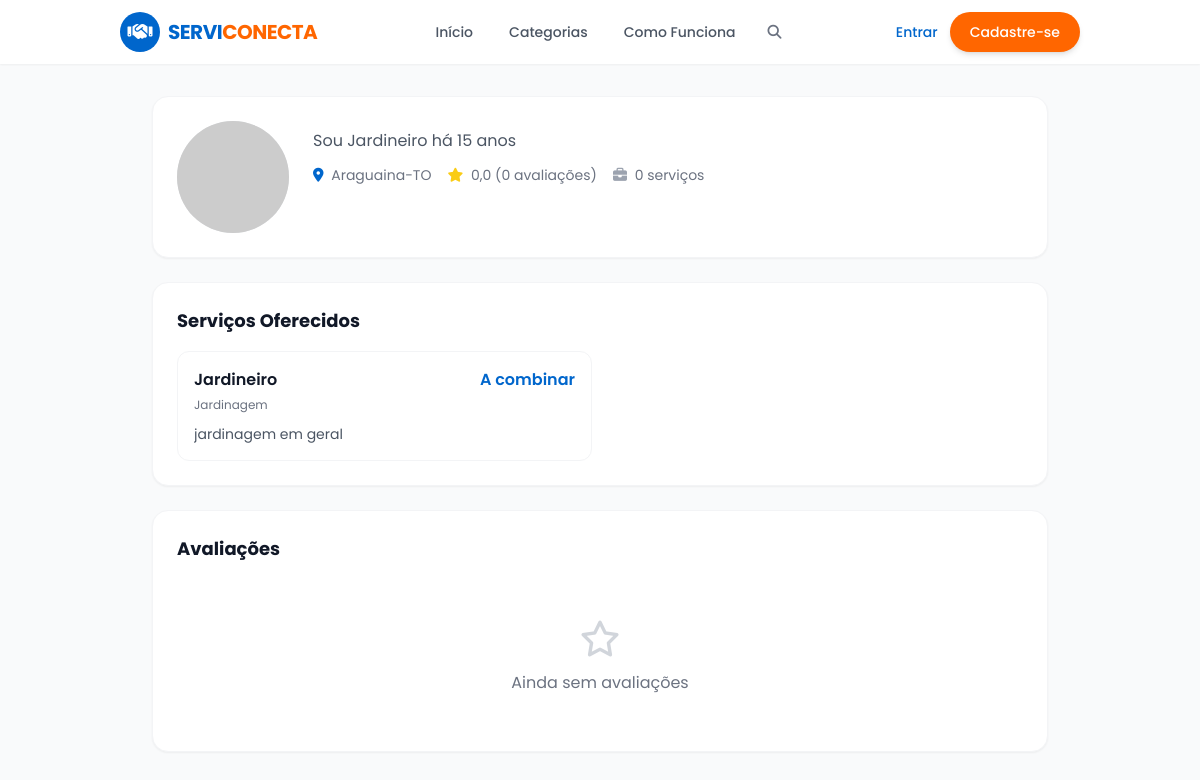
Page /profissional/1/ on the committed database.
### users/models.py (models this page shows, shortened)
class ProfessionalProfile(models.Model):
    STATUS_CHOICES = [
        ('pending', 'Pendente'),
        ('active', 'Ativo'),
        ('inactive', 'Inativo'),
        ('suspended', 'Suspenso'),
    ]
    user = models.OneToOneField(
        User,
        on_delete=models.CASCADE,
        related_name='professional_profile'
    )
    bio = models.TextField(blank=True)
    cpf = models.CharField(max_length=14, blank=True)
    cnpj = models.CharField(max_length=18, blank=True)
    is_individual = models.BooleanField(default=True)
    latitude = models.DecimalField(
        max_digits=9,
        decimal_places=6,
        blank=True,
        null=True,
        db_index=True
    )
    longitude = models.DecimalField(
        max_digits=9,
        decimal_places=6,
        blank=True,
        null=True,
        db_index=True
    )
    address = models.CharField(max_length=255, blank=True)
    city = models.CharField(max_length=100, blank=True, db_index=True)
    state = models.CharField(max_length=2, blank=True, db_index=True)
    postal_code = models.CharField(max_length=10, blank=True)
    radius_service_km = models.PositiveIntegerField(default=10)
    status = models.CharField(
        max_length=20,
        choices=STATUS_CHOICES,
        default='pending',
        db_index=True
    )
    rating = models.DecimalField(
        max_digits=3,
        decimal_places=2,
        default=0
    )
    total_reviews = models.PositiveIntegerField(default=0)
    total_jobs = models.PositiveIntegerField(default=0)
    created_at = models.DateTimeField(auto_now_add=True, db_index=True)
    updated_at = models.DateTimeField(auto_now=True)
    class Meta:
        db_table = 'professional_profiles'
        indexes = [
            models.Index(fields=['status', 'user']),
            models.Index(fields=['city', 'state']),
            models.Index(fields=['latitude', 'longitude']),
        ]

### services/models.py (models this page shows, shortened)
class ProfessionalService(models.Model):
    professional = models.ForeignKey(
        'users.ProfessionalProfile',
        on_delete=models.CASCADE,
        related_name='services'
    )
    category = models.ForeignKey(
        ServiceCategory,
        on_delete=models.PROTECT,
        related_name='professional_services'
    )
    title = models.CharField(max_length=200)
    description = models.TextField(blank=True)
    price = models.DecimalField(max_digits=10, decimal_places=2, blank=True, null=True)
    price_type = models.CharField(
        max_length=20,
        choices=[
            ('fixed', 'Fixo'),
            ('hourly', 'Por Hora'),
            ('negotiable', 'Negociável'),
        ],
        default='fixed'
    )
    is_active = models.BooleanField(default=True, db_index=True)
    created_at = models.DateTimeField(auto_now_add=True)
    updated_at = models.DateTimeField(auto_now=True)
    class Meta:
        db_table = 'professional_services'
        unique_together = ['professional', 'category']
        indexes = [
            models.Index(fields=['is_active', 'professional']),
        ]

class ServiceCategory(models.Model):
    name = models.CharField(max_length=100, unique=True, db_index=True)
    slug = models.SlugField(max_length=120, unique=True)
    description = models.TextField(blank=True)
    icon = models.CharField(max_length=50, blank=True)
    image = models.ImageField(upload_to='categories/', blank=True, null=True)
    parent = models.ForeignKey(
        'self',
        on_delete=models.CASCADE,
        null=True,
        blank=True,
        related_name='children'
    )
    is_active = models.BooleanField(default=True, db_index=True)
    order = models.PositiveIntegerField(default=0)
    created_at = models.DateTimeField(auto_now_add=True)
    updated_at = models.DateTimeField(auto_now=True)
    class Meta:
        db_table = 'service_categories'
        verbose_name = 'Categoria de Serviço'
        verbose_name_plural = 'Categorias de Serviços'
        ordering = ['order', 'name']
        indexes = [
            models.Index(fields=['slug']),
            models.Index(fields=['is_active', 'parent']),
        ]

### core/views.py (the view)
# urls.py: path('profissional/<int:professional_id>/', views.professional_profile_view, name='professional_profile'),
def professional_profile_view(request, professional_id):
    from django.http import Http404
    from users.models import ProfessionalProfile
    from services.models import ServiceReview, ProfessionalService
    try:
        professional = ProfessionalProfile.objects.select_related('user').get(pk=professional_id, status='active')
    except ProfessionalProfile.DoesNotExist:
        raise Http404('Profissional não encontrado')
    services = ProfessionalService.objects.filter(
        professional=professional,
        is_active=True
    ).select_related('category')
    reviews_query = ServiceReview.objects.filter(professional=professional)
    stats = {
        'five_stars': reviews_query.filter(rating=5).count(),
        'four_stars': reviews_query.filter(rating=4).count(),
        'three_stars': reviews_query.filter(rating=3).count(),
        'two_stars': reviews_query.filter(rating=2).count(),
        'one_star': reviews_query.filter(rating=1).count(),
    }
    reviews = reviews_query.select_related('reviewer', 'service_request').order_by('-created_at')[:20]
    context = {
        'professional': professional,
        'services': services,
        'reviews': reviews,
        'stats': stats,
    }
    return render(request, 'core/professional_profile.html', context)

### templates/core/professional_profile.html (shortened to what this page needs)
{% extends 'base.html' %}
{% load static %}
{% block content %}
<div class="min-h-screen bg-gray-50 py-8">
    <div class="container mx-auto px-4 sm:px-6 lg:px-8">
        <div class="max-w-4xl mx-auto">
            <div class="bg-white rounded-2xl shadow-sm border border-gray-100 p-6 mb-6">
                <div class="flex flex-col md:flex-row gap-6">
                    <div class="flex-shrink-0">
                        <div class="w-28 h-28 rounded-full overflow-hidden bg-gray-200">
                            {% if professional.user.avatar %}
                                <img src="{{ professional.user.avatar.url }}" alt="{{ professional.user.get_full_name }}" class="w-full h-full object-cover">
                            {% else %}
                                <img src="https://ui-avatars.com/api/?name={{ professional.user.get_full_name|urlencode }}&background=0066cc&color=fff&size=150" alt="{{ professional.user.get_full_name }}" class="w-full h-full object-cover">
                            {% endif %}
                        </div>
                    </div>
                    <div class="flex-1">
                        <p class="text-gray-600 mb-3">{{ professional.bio|default:"Profissional cadastrado na ServiConecta" }}</p>
                        <div class="flex flex-wrap items-center gap-4 text-sm text-gray-500">
                            {% if professional.city %}
                            <span><i class="fa-solid fa-location-dot text-primary mr-1"></i> {{ professional.city }}{% if professional.state %}-{{ professional.state }}{% endif %}</span>
                            {% endif %}
                            <span><i class="fa-solid fa-star text-yellow-400 mr-1"></i> {{ professional.rating|floatformat:"1" }} ({{ professional.total_reviews }} avaliações)</span>
                            <span><i class="fa-solid fa-briefcase text-gray-400 mr-1"></i> {{ professional.total_jobs }} serviços</span>
                        </div>
                    </div>
                </div>
            </div>
            {% if services %}
            <div class="bg-white rounded-2xl shadow-sm border border-gray-100 p-6 mb-6">
                <h2 class="text-lg font-bold text-gray-900 mb-4">Serviços Oferecidos</h2>
                <div class="grid grid-cols-1 md:grid-cols-2 gap-4">
                    {% for service in services %}
                    <div class="border border-gray-100 rounded-xl p-4 hover:border-primary/50 transition-colors">
                        <div class="flex items-start justify-between">
                            <div>
                                <h3 class="font-semibold text-gray-900">{{ service.title }}</h3>
                                {% if service.category %}
                                <span class="text-xs text-gray-500">{{ service.category.name }}</span>
                                {% endif %}
                            </div>
                            {% if service.price %}
                            <span class="text-primary font-semibold">
                                {% if service.price_type == 'negotiable' %}
                                    A combinar
                                {% elif service.price_type == 'hourly' %}
                                    R$ {{ service.price }}/h
                                {% else %}
                                    R$ {{ service.price }}
                                {% endif %}
                            </span>
                            {% endif %}
                        </div>
                        {% if service.description %}
                        <p class="text-gray-600 text-sm mt-2 line-clamp-2">{{ service.description }}</p>
                        {% endif %}
                    </div>
                    {% endfor %}
                </div>
            </div>
            {% endif %}
            <div class="bg-white rounded-2xl shadow-sm border border-gray-100 p-6">
                <div class="flex items-center justify-between mb-6">
                    <h2 class="text-lg font-bold text-gray-900">Avaliações</h2>
                </div>
                {% if reviews %}
                <div class="space-y-6">
                    {% for review in reviews %}
                    <div class="border-b border-gray-100 pb-6 last:border-0">
                        <div class="flex items-start justify-between mb-2">
                            <div class="flex items-center gap-3">
                                <div class="w-10 h-10 rounded-full bg-gray-200 flex items-center justify-center">
                                    {% if review.reviewer.avatar %}
                                        <img src="{{ review.reviewer.avatar.url }}" class="w-full h-full rounded-full object-cover">
                                    {% else %}
                                        <span class="text-gray-500 font-medium">{{ review.reviewer.first_name|default:"U"|slice:":1" }}</span>
                                    {% endif %}
                                </div>
                                <div>
                                    <p class="font-medium text-gray-900">{{ review.reviewer.get_full_name|default:"Cliente" }}</p>
                                    <p class="text-xs text-gray-500">{{ review.created_at|date:"d/m/Y" }}</p>
                                </div>
                            </div>
                            <div class="flex text-yellow-400 text-sm">
                                {% for i in "12345" %}
                                    {% if forloop.counter <= review.rating %}
                                        <i class="fa-solid fa-star"></i>
                                    {% else %}
                                        <i class="fa-regular fa-star text-gray-300"></i>
                                    {% endif %}
                                {% endfor %}
                            </div>
                        </div>
                        {% if review.title %}
                        <p class="font-medium text-gray-800 mb-1">{{ review.title }}</p>
                        {% endif %}
                        {% if review.comment %}
                        <p class="text-gray-600 text-sm">{{ review.comment }}</p>
                        {% endif %}
                        {% if review.response %}
                        <div class="mt-3 bg-gray-50 rounded-lg p-3 ml-4 border-l-4 border-primary">
                            <p class="text-xs text-gray-500 mb-1">
                                <i class="fa-solid fa-reply mr-1"></i> Resposta do profissional
                                {% if review.response_at %}- {{ review.response_at|date:"d/m/Y" }}{% endif %}
                            </p>
                            <p class="text-gray-700 text-sm">{{ review.response }}</p>
                        </div>
                        {% endif %}
                    </div>
                    {% endfor %}
                </div>
                {% else %}
                <div class="text-center py-8 text-gray-500">
                    <i class="fa-regular fa-star text-4xl mb-3 text-gray-300"></i>
                    <p>Ainda sem avaliações</p>
                </div>
                {% endif %}
            </div>
        </div>
    </div>
</div>
{% endblock %}

### templates/base.html (style rules this page uses)
html { scroll-behavior: smooth; scroll-padding-top: 80px; }
body { background-color: #f8fafc; }
.line-clamp-2 { display: -webkit-box; -webkit-line-clamp: 2; -webkit-box-orient: vertical; overflow: hidden; }

### rows in the picture
ProfessionalProfile: bio "Sou Jardineiro há 15 anos", city "Araguaina", state "TO", rating "0,0", total_reviews "0", total_jobs "0"
ProfessionalService: title "Jardineiro", category.name "Jardinagem", price "A combinar", description "jardinagem em geral"
